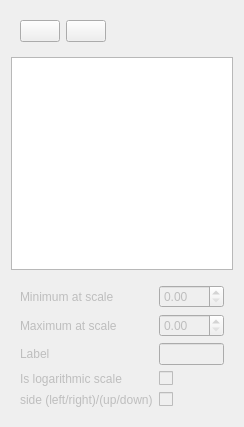
<?xml version="1.0" encoding="UTF-8"?>
<ui version="4.0">
 <class>AxesOptions</class>
 <widget class="QWidget" name="AxesOptions">
  <property name="geometry">
   <rect>
    <x>0</x>
    <y>0</y>
    <width>244</width>
    <height>427</height>
   </rect>
  </property>
  <property name="windowTitle">
   <string>Form</string>
  </property>
  <layout class="QVBoxLayout" name="verticalLayout">
   <item>
    <widget class="QWidget" name="widget_2" native="true">
     <layout class="QHBoxLayout" name="horizontalLayout">
      <item>
       <widget class="QPushButton" name="addAxis">
        <property name="sizePolicy">
         <sizepolicy hsizetype="Fixed" vsizetype="Fixed">
          <horstretch>0</horstretch>
          <verstretch>0</verstretch>
         </sizepolicy>
        </property>
        <property name="text">
         <string/>
        </property>
        <property name="icon">
         <iconset resource="../resources.qrc">
          <normaloff>:/Resources/list-add.png</normaloff>:/Resources/list-add.png</iconset>
        </property>
       </widget>
      </item>
      <item>
       <widget class="QPushButton" name="delAxis">
        <property name="text">
         <string/>
        </property>
        <property name="icon">
         <iconset resource="../resources.qrc">
          <normaloff>:/Resources/list-remove.png</normaloff>:/Resources/list-remove.png</iconset>
        </property>
       </widget>
      </item>
      <item>
       <spacer name="horizontalSpacer">
        <property name="orientation">
         <enum>Qt::Horizontal</enum>
        </property>
        <property name="sizeHint" stdset="0">
         <size>
          <width>40</width>
          <height>20</height>
         </size>
        </property>
       </spacer>
      </item>
     </layout>
    </widget>
   </item>
   <item>
    <widget class="QListWidget" name="listWidget"/>
   </item>
   <item>
    <widget class="QWidget" name="widget" native="true">
     <property name="enabled">
      <bool>false</bool>
     </property>
     <layout class="QGridLayout" name="gridLayout_2">
      <item row="0" column="1">
       <widget class="QDoubleSpinBox" name="min"/>
      </item>
      <item row="1" column="1">
       <widget class="QDoubleSpinBox" name="max"/>
      </item>
      <item row="2" column="1">
       <widget class="QLineEdit" name="label"/>
      </item>
      <item row="2" column="0">
       <widget class="QLabel" name="_label_3">
        <property name="text">
         <string>Label</string>
        </property>
       </widget>
      </item>
      <item row="3" column="0">
       <widget class="QLabel" name="_label_4">
        <property name="text">
         <string>Is logarithmic scale </string>
        </property>
       </widget>
      </item>
      <item row="0" column="0">
       <widget class="QLabel" name="_label">
        <property name="text">
         <string>Minimum at scale</string>
        </property>
       </widget>
      </item>
      <item row="3" column="1">
       <widget class="QCheckBox" name="log">
        <property name="sizePolicy">
         <sizepolicy hsizetype="Fixed" vsizetype="Fixed">
          <horstretch>0</horstretch>
          <verstretch>0</verstretch>
         </sizepolicy>
        </property>
        <property name="text">
         <string/>
        </property>
       </widget>
      </item>
      <item row="4" column="1">
       <widget class="QCheckBox" name="side">
        <property name="text">
         <string/>
        </property>
       </widget>
      </item>
      <item row="4" column="0">
       <widget class="QLabel" name="_label_5">
        <property name="text">
         <string>side (left/right)/(up/down)</string>
        </property>
       </widget>
      </item>
      <item row="1" column="0">
       <widget class="QLabel" name="_label_2">
        <property name="text">
         <string>Maximum at scale</string>
        </property>
       </widget>
      </item>
     </layout>
    </widget>
   </item>
  </layout>
 </widget>
 <resources>
  <include location="../resources.qrc"/>
 </resources>
 <connections/>
</ui>
